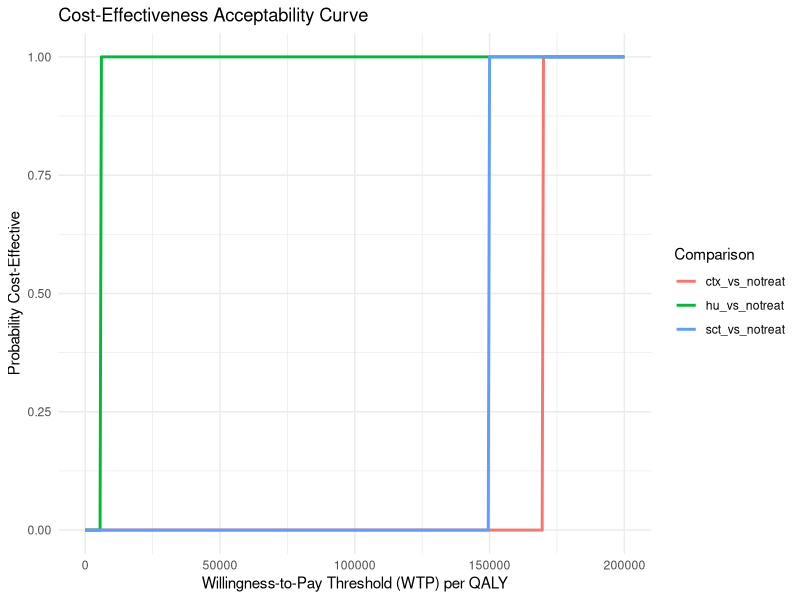

Reproduce this figure in R.
# Sickle Cell

####**** Parameters ****####  

# First, assign the appropriate values to the parameters below.  

## Probabilities 
p.die.no.treat <- 0.03 # Probability of dying if not treated
p.die.hu <- 0 # Probability of dying if on hydroxurea
p.sev.hu <- 0.27 # Probability of severe SCD if living on hydroxyurea
p.die.ctx <- 0.011 # Probability of dying if CTX
p.sev.chel.ctx <- 0.15 # Probability of severe SCD if on iron chelation if on CTX
p.sev.no.chel.ctx <- 0.15 # Probability of severe SCD if not on iron chelation
p.chel.ctx <- 0.95 # Probability of iron chelating if CTX
p.die.sct <- 0.06 # Probability of dying if STC
p.graft.sct <- 0.1 # Probability of graft failure if STC
p.gvhd.no.graft.sct <- 0.038 # Probability of chronic GVHD if no graft failure if STC


## Costs

cost.no.treat <- 0 # Cost if no treatment
cost.hu <- 698 # cost of hydroxurea
cost.ctx <- 1330 # cost of chronic transfusion
cost.chel <- 5000 # cost of iron chelation
cost.sct <- 25000 # cost of stem cell transplant

## Utility.
util.death <- 0
util.no.treat.sev <- 0.7
util.sev.hu <- 0.65
util.no.sev.hu <- 0.85
util.sev.chel.ctx <- 0.55
util.no.sev.chel.ctx <- 0.75
util.sev.no.chel.ctx <- 0.6
util.no.sev.no.chel.ctx <- 0.8
util.graft.sct <- 0.55
util.gvhd.no.graft.sct <- 0.65
util.no.gvhd.no.graft.sct <- 0.95


####**** Decision tree ****####


## No treatment ## ----  

# Path 1:
# Dies
no.treat.death.path <- p.die.no.treat
no.treat.death.cost <- cost.no.treat
no.treat.death.util <- util.death

# Path 2:
# Lives and Severe SCD
no.treat.live.sev.path <- 1-p.die.no.treat
no.treat.live.sev.cost <- cost.no.treat
no.treat.live.sev.util <- util.no.treat.sev

# Testing arm probabilities and results 

# Now create a vector containing all the pathway probabilities. Then do the same for 
# the costs and utilities.

no.treat.probs.vec <- c(no.treat.live.sev.path, no.treat.death.path)
no.treat.costs.vec <- c(no.treat.live.sev.cost, no.treat.death.cost)
no.treat.utils.vec <- c(no.treat.live.sev.util, no.treat.death.util)

## Next, multiply the appropriate vectors to get each of the pathway costs
no.treat.costs <- no.treat.probs.vec * no.treat.costs.vec    ## expected value of costs for each pathway (hint: use vector multiplication)

no.treat.utils <-  no.treat.probs.vec * no.treat.utils.vec    ## expected value of cases for each pathways (hint: use vector multiplication)

## For the total costs and cases of the whole intervention arm (i.e. all 5 pathways)
# take the sum of the vectors 
no.treat.costs.total <- sum(no.treat.costs)
no.treat.utils.total <- sum(no.treat.utils)

# Here we can show and label the results 
no.treat.results <- c(costs = no.treat.costs.total, utils = no.treat.utils.total)

## Hydroxyurea ## ----  

# Path 1:
# Dies
hu.death.path <- p.die.hu
hu.death.cost <- cost.hu
hu.death.util <- util.death

# Path 2:
# Lives and Severe SCD
hu.sev.path <- p.sev.hu * (1 - p.die.hu)
hu.sev.cost <- cost.hu
hu.sev.util <- util.sev.hu

# Path 3:
# Lives and no Severe SCD
hu.no.sev.path <- (1 - p.sev.hu) * (1 - p.die.hu)
hu.no.sev.cost <- cost.hu
hu.no.sev.util <- util.no.sev.hu

# Testing arm probabilities and results 

# Now create a vector containing all the pathway probabilities. Then do the same for 
# the costs and utilities.

hu.probs.vec <- c(hu.death.path, hu.sev.path, hu.no.sev.path)
hu.costs.vec <- c(hu.death.cost, hu.sev.cost, hu.no.sev.cost)
hu.utils.vec <- c(hu.death.util, hu.sev.util, hu.no.sev.util)


## Next, multiply the appropriate vectors to get each of the pathway costs
hu.costs  <- hu.probs.vec * hu.costs.vec

hu.utils <- hu.probs.vec * hu.utils.vec

## For the total costs and cases of the whole intervention arm (i.e. all 5 pathways)
# take the sum of the vectors 
hu.costs.total <- sum(hu.costs)
hu.utils.total <- sum(hu.utils)

# Here we can show andhu.costs.vec# Here we can show and label the results 
hu.results <- c(costs = hu.costs.total, utils = hu.utils.total)

## Chronic Transfusion ## ----  

# Path 1:
# Dies
ctx.death.path <- p.die.ctx
ctx.death.cost <- cost.ctx
ctx.death.util <- util.death

# Path 2:
# Lives and Iron chelation and Severe SCD
ctx.chel.sev.path <- (1 - p.die.ctx) * p.chel.ctx * p.sev.chel.ctx
ctx.chel.sev.cost <- cost.ctx + cost.chel
ctx.chel.sev.util <- util.sev.chel.ctx

# Path 3:
# Lives and Iron chelation and no Severe SCD
ctx.chel.no.sev.path <- (1 - p.die.ctx) * p.chel.ctx * (1 - p.sev.chel.ctx)
ctx.chel.no.sev.cost <- cost.ctx + cost.chel
ctx.chel.no.sev.util <- util.no.sev.chel.ctx

# Path 4:
# Lives and no Iron chelation and Severe SCD
ctx.no.chel.sev.path <- (1 - p.die.ctx) * (1 - p.chel.ctx) * p.sev.no.chel.ctx
ctx.no.chel.sev.cost <- cost.ctx
ctx.no.chel.sev.util <- util.sev.no.chel.ctx

# Path 5:
# Lives and no Iron Chelation and No severe SCD
ctx.no.chel.no.sev.path <- (1 - p.die.ctx) * (1 - p.chel.ctx) * (1 - p.sev.no.chel.ctx)
ctx.no.chel.no.sev.cost <- cost.ctx
ctx.no.chel.no.sev.util <- util.no.sev.no.chel.ctx

# Testing arm probabilities and results 

# Now create a vector containing all the pathway probabilities. Then do the same for 
# the costs and utilities.
ctx.probs.vec <- c(ctx.death.path, ctx.chel.sev.path, ctx.chel.no.sev.path, ctx.no.chel.sev.path, ctx.no.chel.no.sev.path)
ctx.costs.vec <- c(ctx.death.cost, ctx.chel.sev.cost, ctx.chel.no.sev.cost, ctx.no.chel.sev.cost, ctx.no.chel.no.sev.cost)
ctx.utils.vec <- c(ctx.death.util, ctx.chel.sev.util, ctx.chel.no.sev.util, ctx.no.chel.sev.util, ctx.no.chel.no.sev.util)

## Next, multiply the appropriate vectors to get each of the pathway costs
ctx.costs <- ctx.probs.vec * ctx.costs.vec 

ctx.utils <- ctx.probs.vec * ctx.utils.vec

## For the total costs and cases of the whole intervention arm (i.e. all 5 pathways)
# take the sum of the vectors 
ctx.costs.total <- sum(ctx.costs)
ctx.utils.total <- sum(ctx.utils)

# Here we can show andhu.costs.vec# Here we can show and label the results 
ctx.results <- c(costs = ctx.costs.total, utils = ctx.utils.total)

## Stem Cell Transplant ## ----  

# Path 1:
# Dies
sct.death.path <- p.die.sct
sct.death.cost <- cost.sct
sct.death.util <- util.death

# Path 2:
# Lives and Graft failure
sct.graft.path <- (1 - p.die.sct) * p.graft.sct
sct.graft.cost <- cost.sct
sct.graft.util <- util.graft.sct

# Path 3:
# Lives and no graft failure and chronic gvhd
sct.no.graft.gvhd.path <- (1 - p.die.sct) * (1 - p.graft.sct) * p.gvhd.no.graft.sct
sct.no.graft.gvhd.cost <- cost.sct
sct.no.graft.gvhd.util <- util.gvhd.no.graft.sct

# Path 4:
# Lives and no graft failure and no chronic gvhd
sct.no.graft.no.gvhd.path <- (1 - p.die.sct) * (1 - p.graft.sct) * (1 - p.gvhd.no.graft.sct)
sct.no.graft.no.gvhd.cost <- cost.sct
sct.no.graft.no.gvhd.util <- util.no.gvhd.no.graft.sct

# Testing arm probabilities and results 

# Now create a vector containing all the pathway probabilities. Then do the same for 
# the costs and utilities.
sct.probs.vec <- c(sct.death.path, sct.graft.path, sct.no.graft.gvhd.path, sct.no.graft.no.gvhd.path)
sct.costs.vec <- c(sct.death.cost, sct.graft.cost, sct.no.graft.gvhd.cost, sct.no.graft.no.gvhd.cost)
sct.utils.vec <- c(sct.death.util, sct.graft.util, sct.no.graft.gvhd.util, sct.no.graft.no.gvhd.util)

## Next, multiply the appropriate vectors to get each of the pathway costs
sct.costs <- sct.probs.vec * sct.costs.vec

sct.utils <- sct.probs.vec * sct.utils.vec

## For the total costs and cases of the whole intervention arm (i.e. all 5 pathways)
# take the sum of the vectors 
sct.costs.total <- sum(sct.costs)
sct.utils.total <- sum(sct.utils)

# Here we can show and label the results 
sct.results <- c(costs = sct.costs.total, utils = sct.utils.total)





####**** Analysis: Incremental results ****#### 

# Create a named list of the results
results_list <- list(
  no.treat = no.treat.results,
  hu = hu.results,
  ctx = ctx.results,
  sct = sct.results
)

# Combine the list into a dataframe
results_df <- do.call(rbind, results_list)

# Convert row names to a column
results_df <- data.frame(Treatment = rownames(results_df), results_df)
rownames(results_df) <- NULL

# ICER ----
base_cost <- results_df$costs[1]
base_util <- results_df$utils[1]

results_df <- results_df |>
  dplyr::mutate(
    inc_cost = costs - base_cost,
    inc_util = utils - base_util,
    icer = inc_cost/inc_util
  )


# Net Monetary Benefit & Net Health Benefit ----

threshold <- 30000

results_df <- results_df |>
  dplyr::mutate(
    nmb = (inc_util * threshold) - inc_cost,
    nhb = inc_util - (inc_cost/threshold)
  ) |>
  dplyr::select(-c("inc_cost", "inc_util"))


#### Cost Effectiveness Acceptability Curve ####

results_list <- list(
  no.treat = no.treat.results,
  hu = hu.results,
  ctx = ctx.results,
  sct = sct.results
)

# Extract costs and outcomes into separate vectors
costs <- sapply(results_list, function(x) x['costs'])
outcomes <- sapply(results_list, function(x) x['utils'])

# Combine into a data frame for convenience
psa_data <- data.frame(treatment = names(results_list), costs = costs, outcomes = outcomes)


calculate_incrementals <- function(base, comparator) {
  incr_costs <- comparator['costs'] - base['costs']
  incr_effects <- comparator['utils'] - base['utils']
  data.frame(incr_costs = incr_costs, incr_effects = incr_effects)
}

# Baseline results (no treatment)
base <- results_list$no.treat

# Incremental costs and effects for each treatment compared to no treatment
incr_hu_vs_notreat <- calculate_incrementals(base, results_list$hu)
incr_ctx_vs_notreat <- calculate_incrementals(base, results_list$ctx)
incr_sct_vs_notreat <- calculate_incrementals(base, results_list$sct)

# Combine into a single list for convenience
psa_incr_data <- list(
  hu_vs_notreat = incr_hu_vs_notreat,
  ctx_vs_notreat = incr_ctx_vs_notreat,
  sct_vs_notreat = incr_sct_vs_notreat
)

wtp_thresholds <- seq(0, 200000, by = 500)

calculate_ceac <- function(incr_data, wtp_thresholds) {
  ceac <- sapply(wtp_thresholds, function(wtp) {
    mean(incr_data$incr_effects > 0 & incr_data$incr_costs / incr_data$incr_effects <= wtp)
  })
  ceac
}

# Calculate CEACs for each comparison
ceac_hu_vs_notreat <- calculate_ceac(incr_hu_vs_notreat, wtp_thresholds)
ceac_ctx_vs_notreat <- calculate_ceac(incr_ctx_vs_notreat, wtp_thresholds)
ceac_sct_vs_notreat <- calculate_ceac(incr_sct_vs_notreat, wtp_thresholds)

# Combine into a data frame for plotting
ceac_data <- data.frame(
  wtp = wtp_thresholds,
  hu_vs_notreat = ceac_hu_vs_notreat,
  ctx_vs_notreat = ceac_ctx_vs_notreat,
  sct_vs_notreat = ceac_sct_vs_notreat
)

library(ggplot2)

# Melt data for plotting
ceac_data_long <- tidyr::pivot_longer(ceac_data, cols = -"wtp")

# Plot
ggplot(ceac_data_long, aes(x = wtp, y = value, color = name)) +
  geom_line(size = 1) +
  labs(title = "Cost-Effectiveness Acceptability Curve",
       x = "Willingness-to-Pay Threshold (WTP) per QALY",
       y = "Probability Cost-Effective",
       color = "Comparison") +
  theme_minimal()







